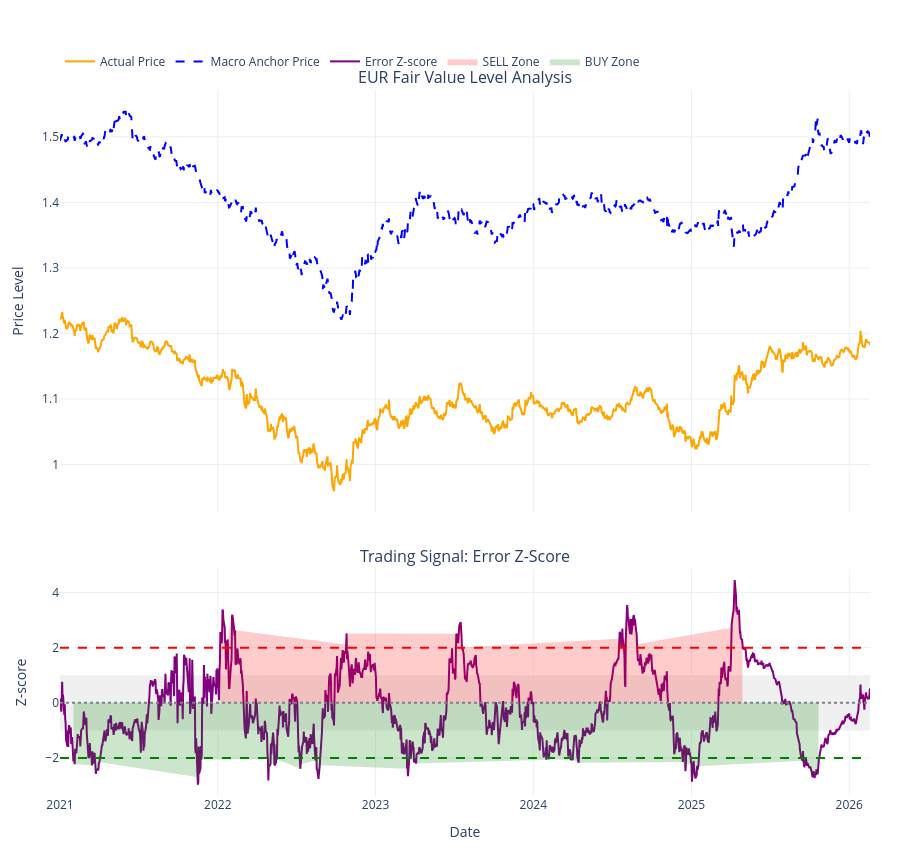

The notebook cell this image was saved under:
### Code cell
from src.stage2_fair_value_runner import run_stage2_fair_value

df = run_stage2_fair_value(
    "eur",
    window=140,
    error_sum_window=22,
    z_window=120,
    start_date="2021-01-01",
    show_plot=True,
)

### Figure 1 — Plotly figure (JSON) as saved in the notebook; plotly's stock layout.template omitted (floating-point values rounded to 4 significant figures; data arrays with more than 128 entries replaced by an {"elided": "..."} marker saying what was removed)
{"data": [{"line": {"color": "orange", "width": 2}, "mode": "lines", "name": "Actual Price", "type": "scatter", "x": {"elided": "1339 str values"}, "xaxis": "x", "y": {"elided": "1339 float values"}, "yaxis": "y"}, {"line": {"color": "blue", "dash": "dash", "width": 2}, "mode": "lines", "name": "Macro Anchor Price", "type": "scatter", "x": {"elided": "1339 str values"}, "xaxis": "x", "y": {"elided": "1339 float values"}, "yaxis": "y"}, {"line": {"color": "purple", "width": 2}, "mode": "lines", "name": "Error Z-score", "type": "scatter", "x": {"elided": "1339 str values"}, "xaxis": "x2", "y": {"elided": "1339 float values"}, "yaxis": "y2"}, {"fill": "tozeroy", "fillcolor": "rgba(255, 0, 0, 0.20)", "hoverinfo": "skip", "line": {"width": 0}, "mode": "lines", "name": "SELL Zone", "type": "scatter", "x": {"elided": "1339 str values"}, "xaxis": "x2", "y": {"elided": "1339 float values"}, "yaxis": "y2"}, {"fill": "tozeroy", "fillcolor": "rgba(0, 128, 0, 0.20)", "hoverinfo": "skip", "line": {"width": 0}, "mode": "lines", "name": "BUY Zone", "type": "scatter", "x": {"elided": "1339 str values"}, "xaxis": "x2", "y": {"elided": "1339 float values"}, "yaxis": "y2"}], "layout": {"annotations": [{"font": {"size": 16}, "showarrow": false, "text": "EUR Fair Value Level Analysis", "x": 0.5, "xanchor": "center", "xref": "paper", "y": 1, "yanchor": "bottom", "yref": "paper"}, {"font": {"size": 16}, "showarrow": false, "text": "Trading Signal: Error Z-Score", "x": 0.5, "xanchor": "center", "xref": "paper", "y": 0.322, "yanchor": "bottom", "yref": "paper"}], "height": 850, "legend": {"orientation": "h", "x": 0, "xanchor": "left", "y": 1.02, "yanchor": "bottom"}, "margin": {"b": 50, "l": 60, "r": 30, "t": 90}, "shapes": [{"line": {"color": "red", "dash": "dash"}, "type": "line", "x0": 0, "x1": 1, "xref": "x2 domain", "y0": 2, "y1": 2, "yref": "y2"}, {"line": {"color": "green", "dash": "dash"}, "type": "line", "x0": 0, "x1": 1, "xref": "x2 domain", "y0": -2, "y1": -2, "yref": "y2"}, {"line": {"color": "grey", "dash": "dot"}, "type": "line", "x0": 0, "x1": 1, "xref": "x2 domain", "y0": 0, "y1": 0, "yref": "y2"}, {"fillcolor": "rgba(128, 128, 128, 0.12)", "layer": "below", "line": {"width": 0}, "type": "rect", "x0": 0, "x1": 1, "xref": "x2 domain", "y0": -1, "y1": 1, "yref": "y2"}], "xaxis": {"anchor": "y", "domain": [0, 1], "matches": "x2", "showticklabels": false}, "xaxis2": {"anchor": "y2", "domain": [0, 1], "title": {"text": "Date"}}, "yaxis": {"anchor": "x", "domain": [0.402, 1], "title": {"text": "Price Level"}}, "yaxis2": {"anchor": "x2", "domain": [0, 0.322], "title": {"text": "Z-score"}}}}
